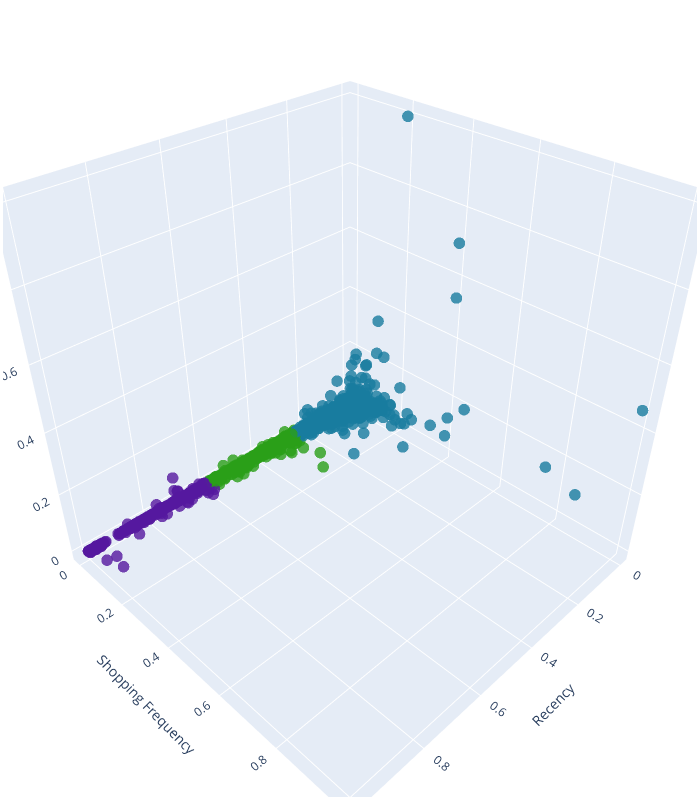

Notebook source saved alongside this figure:
### Code cell
# visualize clustered dataframe
fig = go.Figure(data=[go.Scatter3d(x=df_transformed['Recency'], 
                                   y=df_transformed['Shopping Frequency'], 
                                   z=df_transformed['Total Spending'],
                                   mode='markers',
                                   marker=dict(
                                                size=4,
                                                color=df_transformed['clusters'],
                                                colorscale=['#187c9f', '#55189f', '#2a9f18'],
                                                opacity=0.8
    ))])

fig.update_layout(
                    scene = dict(xaxis = dict(title='Recency',),
                                 yaxis = dict(title='Shopping Frequency',),
                                 zaxis = dict(title='Total Spending',),),
                    width=700, height=800,
                    margin=dict(l=3, r=3, b=3, t=3, pad=5))
fig.show()

### Figure 1 — Plotly figure (JSON) as saved in the notebook; plotly's stock layout.template omitted (floating-point values rounded to 4 significant figures; data arrays with more than 128 entries replaced by an {"elided": "..."} marker saying what was removed)
{"data": [{"marker": {"color": {"elided": "4314 int values"}, "colorscale": [[0, "#187c9f"], [0.5, "#55189f"], [1, "#2a9f18"]], "opacity": 0.8, "size": 4}, "mode": "markers", "type": "scatter3d", "x": {"elided": "4314 float values"}, "y": {"elided": "4314 float values"}, "z": {"elided": "4314 float values"}}], "layout": {"height": 800, "margin": {"b": 3, "l": 3, "pad": 5, "r": 3, "t": 3}, "scene": {"xaxis": {"title": {"text": "Recency"}}, "yaxis": {"title": {"text": "Shopping Frequency"}}, "zaxis": {"title": {"text": "Total Spending"}}}, "width": 700}}
